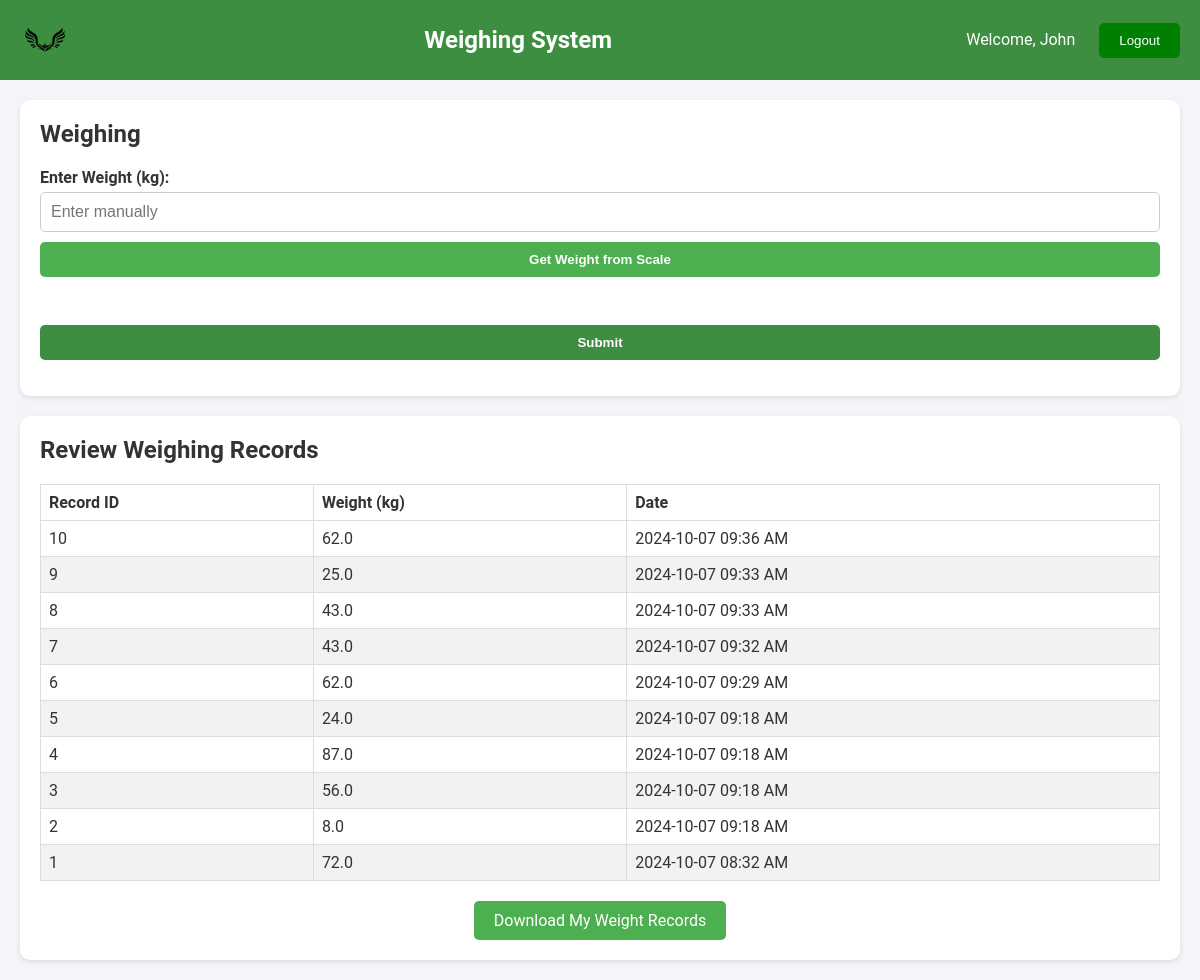
Page /dashboard/ (signed in) on the earlier database version.
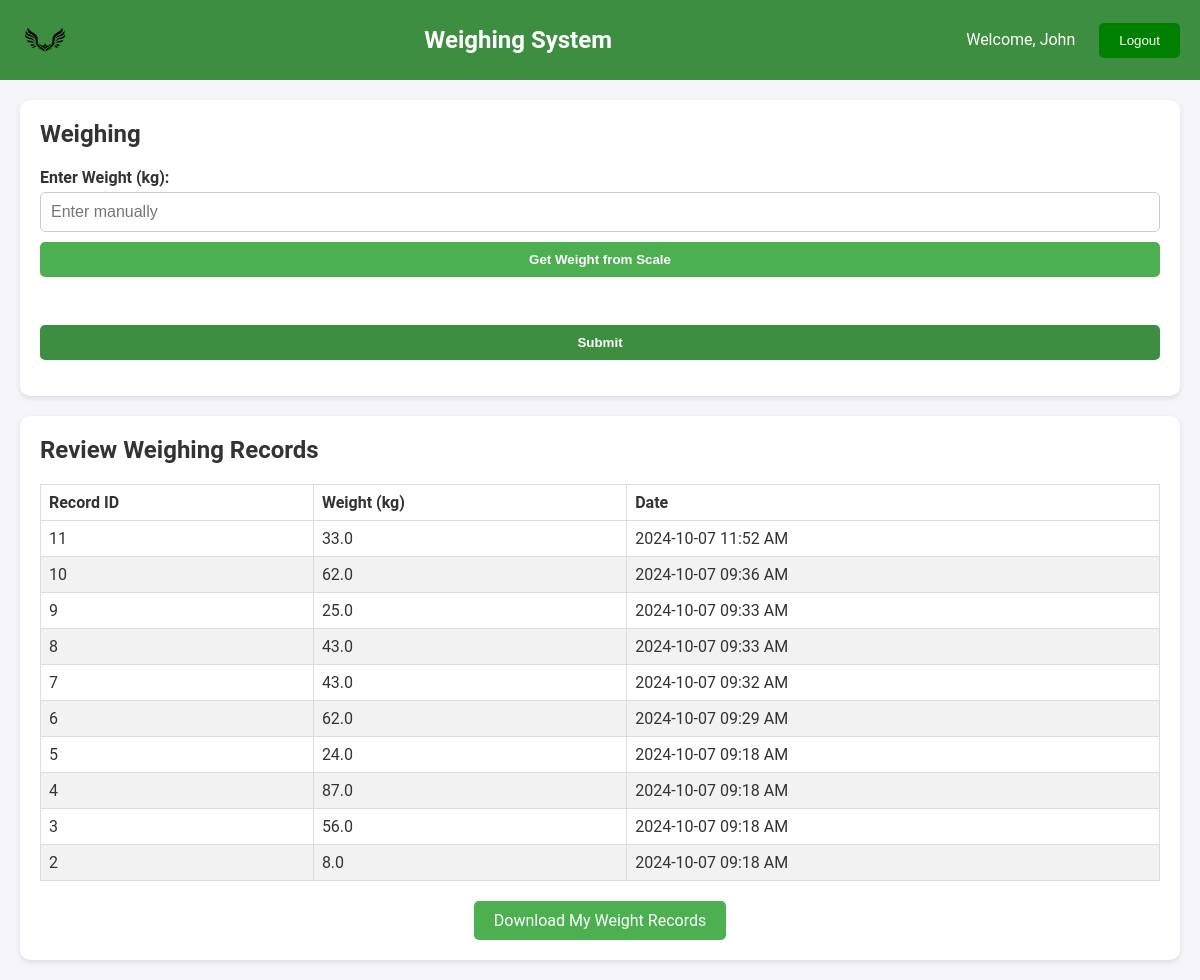
Same page on the later database version.
### authentication/models.py (models this page shows, shortened)
class WeightRecord(models.Model):
    user = models.ForeignKey(User, on_delete=models.CASCADE)
    weight = models.FloatField()
    created_at = models.DateTimeField(auto_now_add=True)

### authentication/views.py (the view)
# urls.py: path('dashboard/', views.dashboard, name='home'),
@login_required
def dashboard(request):
    weight_records = WeightRecord.objects.filter(user=request.user).order_by('-created_at')[:10]
    return render(request, 'dashboard.html', {'weight_records': weight_records})

### templates/dashboard.html (shortened to what this page needs)
{% load static %}
<html lang="en">
<head>
    <link rel="stylesheet" href="{% static 'css/dashboard.css' %}">
</head>
<body>
    <header>
        <div class="logo">
            <img src="{% static 'images/1.png' %}" alt="Weighing System Logo" style="height: 50px;">
        </div>
        <div class="logo">Weighing System</div>
        <nav class="user-menu">
            <span>Welcome, {{ request.user.username }}</span>
            <form method="POST" action="{% url 'logout' %}" style="display: inline;">
                <button type="submit" style="background-color: green; color: white; border: none; border-radius: 5px; padding: 10px 20px; cursor: pointer;">
                    Logout
                </button>
            </form>
        </nav>
    </header>
    <div class="dashboard-container">
        <section class="weighing-section">
            <h2>Weighing</h2>
            <form method="POST" action="{% url 'weighing_process' %}">
                <label for="weight">Enter Weight (kg):</label>
                <input type="text" id="weight" name="weight" placeholder="Enter manually" required>
                <button type="button" id="get-weight">Get Weight from Scale</button>
                <br><br>
                <button type="submit">Submit</button>
            </form>
        </section>
        <section class="review-section">
            <h2>Review Weighing Records</h2>
            <table>
                <thead>
                    <tr>
                        <th>Record ID</th>
                        <th>Weight (kg)</th>
                        <th>Date</th>
                    </tr>
                </thead>
                <tbody>
                    {% for record in weight_records %}
                        <tr>
                            <td>{{ record.id }}</td>
                            <td>{{ record.weight }}</td>
                            <td>{{ record.created_at|date:"Y-m-d h:i A" }}</td>
                        </tr>
                    {% endfor %}
                </tbody>
            </table>
            <div style="text-align: center; margin-top: 20px;">
                <a href="{% url 'export_weights' %}"
                   style="background-color: #4CAF50; color: white; padding: 10px 20px; text-align: center; text-decoration: none; display: inline-block; font-size: 16px; border-radius: 5px; transition: background-color 0.3s ease;">
                    Download My Weight Records
                </a>
            </div>
        </section>
    </div>
</body>
</html>

### static/css/dashboard.css (style rules this page uses)
body { font-family: 'Roboto', sans-serif; margin: 0; padding: 0; background-color: #f4f4f9; color: #333; }
header { background-color: #3e8e41; color: white; padding: 15px 20px; display: flex; justify-content: space-between; align-items: center; }
.logo { font-size: 1.5em; font-weight: bold; }
.user-menu span { margin-right: 20px; }
.dashboard-container { display: flex; flex-direction: column; padding: 20px; max-width: 1200px; margin: 0 auto; }
.weighing-section { background-color: white; padding: 20px; margin-bottom: 20px; border-radius: 10px; box-shadow: 0 2px 5px rgba(0, 0, 0, 0.1); }
.weighing-section h2 { margin-top: 0; font-size: 1.5em; }
.weighing-section form { display: flex; flex-direction: column; }
.weighing-section label { font-weight: bold; margin-bottom: 5px; }
.weighing-section input[type="text"] { padding: 10px; margin-bottom: 10px; border: 1px solid #ccc; border-radius: 5px; font-size: 1em; }
.weighing-section button { padding: 10px; border: none; border-radius: 5px; background-color: #3e8e41; color: white; font-weight: bold; cursor: pointer; transition: background-color 0.3s ease; }
.weighing-section button[type="button"] { background-color: #4caf50; margin-bottom: 10px; }
.review-section { background-color: white; padding: 20px; border-radius: 10px; box-shadow: 0 2px 5px rgba(0, 0, 0, 0.1); }
.review-section h2 { margin-top: 0; font-size: 1.5em; }
table { width: 100%; border-collapse: collapse; margin-top: 20px; }
table, th, td { border: 1px solid #ddd; }
th, td { padding: 8px; text-align: left; }
tr:nth-child(even) { background-color: #f2f2f2; }

Differences in the rows shown:
no longer on this page (row unchanged): WeightRecord: id "1", weight "72.0", created_at "2024-10-07 08:32 AM"
added WeightRecord: id "11", weight "33.0", created_at "2024-10-07 11:52 AM"
